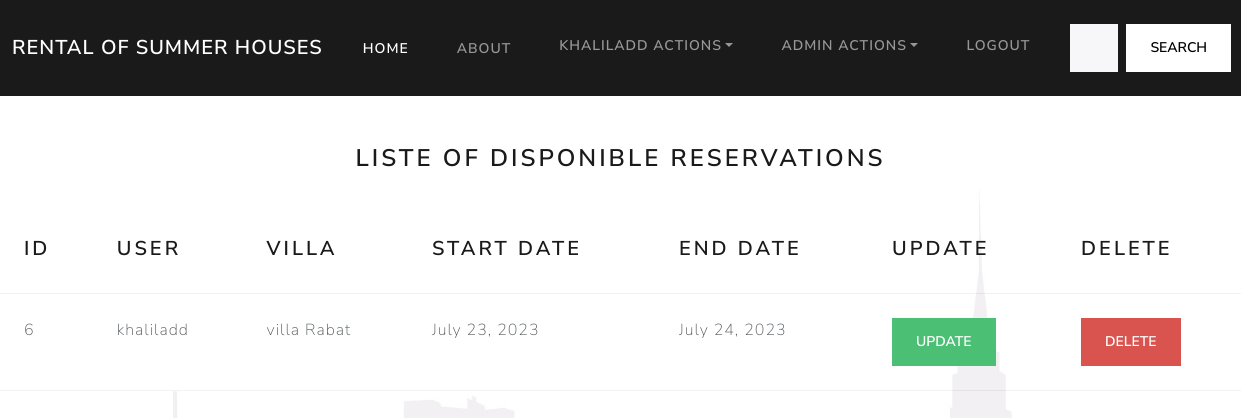
Page /listeperreser1/ (signed in) on the committed database.
### Consulte_poste/models.py (models this page shows, shortened)
class ResrvationVilla(models.Model):
    user=models.ForeignKey(settings.AUTH_USER_MODEL, on_delete=models.CASCADE)
    house = models.ForeignKey(Villa, on_delete=models.CASCADE)
    StartDayReser =models.DateField()
    EndDayReser =models.DateField()

class Maison(models.Model):
    user=models.ForeignKey(settings.AUTH_USER_MODEL, on_delete=models.CASCADE)
    Title = models.CharField(max_length=20)
    Description = models.CharField(max_length=100)
    Address =models.CharField(max_length=40)
    Image1 = models.ImageField()
    Image2 = models.ImageField()
    Image3 = models.ImageField()
    Image4 = models.ImageField()
    PrixDay = models.PositiveIntegerField()
    StartDay =models.DateField()
    EndDay = models.DateField()
    def __str__(self):
        return self.Title
    class Meta :
        abstract = True

class Villa(Maison):
    NumVilla=models.PositiveIntegerField()
    Piscine = models.BooleanField()

### Consulte_poste/views.py (the view)
# urls.py: path('listeperreser1/',ListePersReservation1View.as_view(),name="Liste-PersReserVil"),
class ListePersReservation1View(ListView):
    template_name = 'listePersReservation1.html'
    model = ResrvationVilla
    context_object_name = 'a'

### Consulte_poste/templates/listePersReservation1.html (shortened to what this page needs)
{% load static %}
<!DOCTYPE html>
<html>
  <head>
    <link rel="stylesheet" href="{% static 'css/bootstrap.min.css' %}" />
  </head>
  <body>
    <nav class="navbar navbar-expand-lg navbar-dark bg-primary">
      <div class="container-fluid">
        <a class="navbar-brand" href="{% url 'Consulte_poste:homeIn' %}">rental of summer houses</a>
        <div class="collapse navbar-collapse" id="navbarColor01">
          <ul class="navbar-nav me-auto">
            <li class="nav-item">
              <a class="nav-link active" href="{% url 'Consulte_poste:homeIn' %}">Home
              </a>
            </li>
            <li class="nav-item">
              <a class="nav-link" href="#">About</a>
            </li>
          </ul>
          <form class="d-flex">
            {% if user.is_authenticated %}
            <ul class="navbar-nav me-auto">
                <li class="nav-item dropdown">
                    <a class="nav-link dropdown-toggle" data-bs-toggle="dropdown" href="#" role="button" aria-haspopup="true" aria-expanded="false">{{user}} ACTIONS</a>
                  </li>
                  {% if user.is_superuser %}
                  <li class="nav-item dropdown">
                    <a class="nav-link dropdown-toggle" data-bs-toggle="dropdown" href="#" role="button" aria-haspopup="true" aria-expanded="false">ADMIN ACTIONS</a>
                  </li>
                  {% endif %}
                <li class="nav-item">
                  <a class="nav-link" href="{% url 'Logout' %}">LOGOUT</a>
                </li>
             </ul>
            {% endif %}
            <input class="form-control me-sm-2" type="search" placeholder="Search">
            <button class="btn btn-secondary my-2 my-sm-0" type="submit">Search</button>
          </form>
         </div>
      </div>
    </nav>
<br>
<br>
    <legend Align=Center><h3>LISTE OF DISPONIBLE RESERVATIONS</h3></legend>
    {% block content %}
      <br>
      <br>
      <table class="table table-hover">
        <thead>
          <tr>
            <th scope="col"><h4>ID</h4></th>
            <th scope="col"><h4>USER</h4></th>
            <th scope="col"><h4>VILLA </h4></th>
            <th scope="col"><h4>START DATE</h4></th>
            <th scope="col"><h4>END DATE</h4></th>
            <th scope="col"><h4>UPDATE</h4></th>
            <th scope="col"><h4>DELETE</h4></th>
          </tr>
        </thead>
        <tbody>
          {% for U in a %}
          {% if user == U.user %}
          <tr class="table-default">
            <td>{{ U.id }}</td>
            <td>{{ U.user }}</td>
            <td>{{ U.house }}</td>
            <td>{{ U.StartDayReser }}</td>
            <td>{{ U.EndDayReser }}</td>
            <td>
                <a href="{% url 'Consulte_poste:Update-reservation' U.id  %}"  >
                <button type="button" class="btn btn-success">UPDATE</button>
            </td>
            <td>
                <a href="{% url 'Consulte_poste:Delete-reservation' U.id  %}"  >
                <button type="button" class="btn btn-danger">DELETE</button>
            </td>
          </tr>
          {% endif %}
          {% endfor %}
        </tbody>
    </table>
        {% endblock content %}
  </body>
</html>

### rows in the picture
ResrvationVilla: id "6", user "khaliladd", house "villa Rabat", StartDayReser "July 23, 2023", EndDayReser "July 24, 2023"

### other values in the picture
{{ user }} "KHALILADD"
